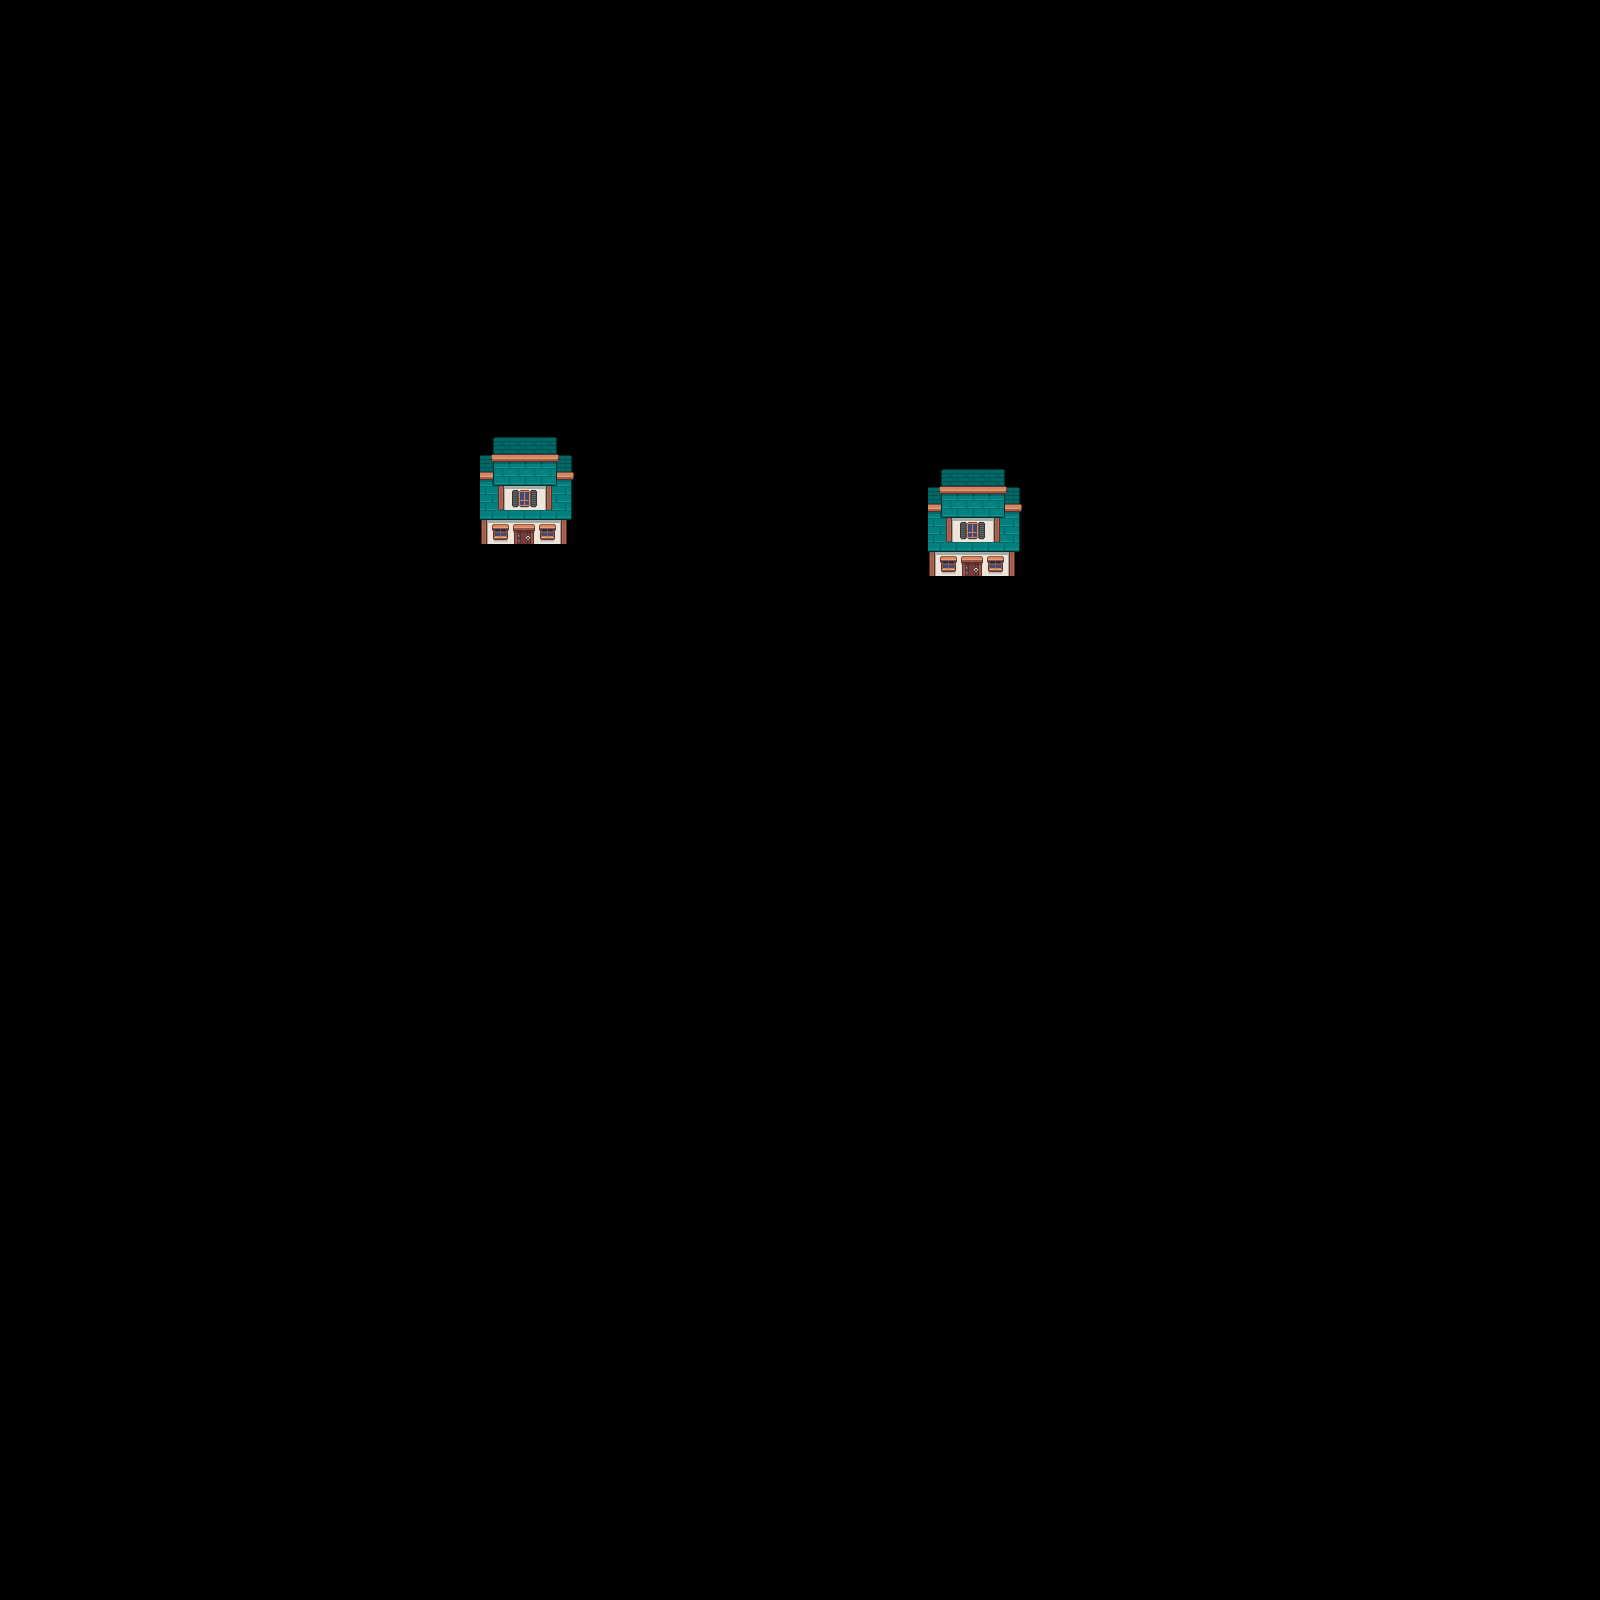

Below is a game level as drawn by its tile map, then a one-line description and the .tmx file that defines it, in full:
An orthogonal 50x50 tile map with 32x32 px tiles, 1 tile layer (Tile Layer 1).

<map version="1.10" tiledversion="1.11.2" orientation="orthogonal" renderorder="right-down" width="50" height="50" tilewidth="32" tileheight="32" infinite="0" nextlayerid="2" nextobjectid="1">
 <tileset firstgid="1" source="map terrain.tsx" />
 <layer id="1" name="Tile Layer 1" width="50" height="50">
  <data encoding="csv">
0,0,0,0,0,0,0,0,0,0,0,0,0,0,0,0,0,0,0,0,0,0,0,0,0,0,0,0,0,0,0,0,0,0,0,0,0,0,0,0,0,0,0,0,0,0,0,0,0,0,
0,0,0,0,0,0,0,0,0,0,0,0,0,0,0,0,0,0,0,0,0,0,0,0,0,0,0,0,0,0,0,0,0,0,0,0,0,0,0,0,0,0,0,0,0,0,0,0,0,0,
0,0,0,0,0,0,0,0,0,0,0,0,0,0,0,0,0,0,0,0,0,0,0,0,0,0,0,0,0,0,0,0,0,0,0,0,0,0,0,0,0,0,0,0,0,0,0,0,0,0,
0,0,0,0,0,0,0,0,0,0,0,0,0,0,0,0,0,0,0,0,0,0,0,0,0,0,0,0,0,0,0,0,0,0,0,0,0,0,0,0,0,0,0,0,0,0,0,0,0,0,
0,0,0,0,0,0,0,0,0,0,0,0,0,0,0,0,0,0,0,0,0,0,0,0,0,0,0,0,0,0,0,0,0,0,0,0,0,0,0,0,0,0,0,0,0,0,0,0,0,0,
0,0,0,0,0,0,0,0,0,0,0,0,0,0,0,0,0,0,0,0,0,0,0,0,0,0,0,0,0,0,0,0,0,0,0,0,0,0,0,0,0,0,0,0,0,0,0,0,0,0,
0,0,0,0,0,0,0,0,0,0,0,0,0,0,0,0,0,0,0,0,0,0,0,0,0,0,0,0,0,0,0,0,0,0,0,0,0,0,0,0,0,0,0,0,0,0,0,0,0,0,
0,0,0,0,0,0,0,0,0,0,0,0,0,0,0,0,0,0,0,0,0,0,0,0,0,0,0,0,0,0,0,0,0,0,0,0,0,0,0,0,0,0,0,0,0,0,0,0,0,0,
0,0,0,0,0,0,0,0,0,0,0,0,0,0,0,0,0,0,0,0,0,0,0,0,0,0,0,0,0,0,0,0,0,0,0,0,0,0,0,0,0,0,0,0,0,0,0,0,0,0,
0,0,0,0,0,0,0,0,0,0,0,0,0,0,0,0,0,0,0,0,0,0,0,0,0,0,0,0,0,0,0,0,0,0,0,0,0,0,0,0,0,0,0,0,0,0,0,0,0,0,
0,0,0,0,0,0,0,0,0,0,0,0,0,0,0,0,0,0,0,0,0,0,0,0,0,0,0,0,0,0,0,0,0,0,0,0,0,0,0,0,0,0,0,0,0,0,0,0,0,0,
0,0,0,0,0,0,0,0,0,0,0,0,0,0,0,0,0,0,0,0,0,0,0,0,0,0,0,0,0,0,0,0,0,0,0,0,0,0,0,0,0,0,0,0,0,0,0,0,0,0,
0,0,0,0,0,0,0,0,0,0,0,0,0,0,0,0,0,0,0,0,0,0,0,0,0,0,0,0,0,0,0,0,0,0,0,0,0,0,0,0,0,0,0,0,0,0,0,0,0,0,
0,0,0,0,0,0,0,0,0,0,0,0,0,0,0,43,44,45,0,0,0,0,0,0,0,0,0,0,0,0,0,0,0,0,0,0,0,0,0,0,0,0,0,0,0,0,0,0,0,0,
0,0,0,0,0,0,0,0,0,0,0,0,0,0,0,84,85,86,0,0,0,0,0,0,0,0,0,0,0,43,44,45,0,0,0,0,0,0,0,0,0,0,0,0,0,0,0,0,0,0,
0,0,0,0,0,0,0,0,0,0,0,0,0,0,0,125,126,127,0,0,0,0,0,0,0,0,0,0,0,84,85,86,0,0,0,0,0,0,0,0,0,0,0,0,0,0,0,0,0,0,
0,0,0,0,0,0,0,0,0,0,0,0,0,0,0,166,167,168,0,0,0,0,0,0,0,0,0,0,0,125,126,127,0,0,0,0,0,0,0,0,0,0,0,0,0,0,0,0,0,0,
0,0,0,0,0,0,0,0,0,0,0,0,0,0,0,0,0,0,0,0,0,0,0,0,0,0,0,0,0,166,167,168,0,0,0,0,0,0,0,0,0,0,0,0,0,0,0,0,0,0,
0,0,0,0,0,0,0,0,0,0,0,0,0,0,0,0,0,0,0,0,0,0,0,0,0,0,0,0,0,0,0,0,0,0,0,0,0,0,0,0,0,0,0,0,0,0,0,0,0,0,
0,0,0,0,0,0,0,0,0,0,0,0,0,0,0,0,0,0,0,0,0,0,0,0,0,0,0,0,0,0,0,0,0,0,0,0,0,0,0,0,0,0,0,0,0,0,0,0,0,0,
0,0,0,0,0,0,0,0,0,0,0,0,0,0,0,0,0,0,0,0,0,0,0,0,0,0,0,0,0,0,0,0,0,0,0,0,0,0,0,0,0,0,0,0,0,0,0,0,0,0,
0,0,0,0,0,0,0,0,0,0,0,0,0,0,0,0,0,0,0,0,0,0,0,0,0,0,0,0,0,0,0,0,0,0,0,0,0,0,0,0,0,0,0,0,0,0,0,0,0,0,
0,0,0,0,0,0,0,0,0,0,0,0,0,0,0,0,0,0,0,0,0,0,0,0,0,0,0,0,0,0,0,0,0,0,0,0,0,0,0,0,0,0,0,0,0,0,0,0,0,0,
0,0,0,0,0,0,0,0,0,0,0,0,0,0,0,0,0,0,0,0,0,0,0,0,0,0,0,0,0,0,0,0,0,0,0,0,0,0,0,0,0,0,0,0,0,0,0,0,0,0,
0,0,0,0,0,0,0,0,0,0,0,0,0,0,0,0,0,0,0,0,0,0,0,0,0,0,0,0,0,0,0,0,0,0,0,0,0,0,0,0,0,0,0,0,0,0,0,0,0,0,
0,0,0,0,0,0,0,0,0,0,0,0,0,0,0,0,0,0,0,0,0,0,0,0,0,0,0,0,0,0,0,0,0,0,0,0,0,0,0,0,0,0,0,0,0,0,0,0,0,0,
0,0,0,0,0,0,0,0,0,0,0,0,0,0,0,0,0,0,0,0,0,0,0,0,0,0,0,0,0,0,0,0,0,0,0,0,0,0,0,0,0,0,0,0,0,0,0,0,0,0,
0,0,0,0,0,0,0,0,0,0,0,0,0,0,0,0,0,0,0,0,0,0,0,0,0,0,0,0,0,0,0,0,0,0,0,0,0,0,0,0,0,0,0,0,0,0,0,0,0,0,
0,0,0,0,0,0,0,0,0,0,0,0,0,0,0,0,0,0,0,0,0,0,0,0,0,0,0,0,0,0,0,0,0,0,0,0,0,0,0,0,0,0,0,0,0,0,0,0,0,0,
0,0,0,0,0,0,0,0,0,0,0,0,0,0,0,0,0,0,0,0,0,0,0,0,0,0,0,0,0,0,0,0,0,0,0,0,0,0,0,0,0,0,0,0,0,0,0,0,0,0,
0,0,0,0,0,0,0,0,0,0,0,0,0,0,0,0,0,0,0,0,0,0,0,0,0,0,0,0,0,0,0,0,0,0,0,0,0,0,0,0,0,0,0,0,0,0,0,0,0,0,
0,0,0,0,0,0,0,0,0,0,0,0,0,0,0,0,0,0,0,0,0,0,0,0,0,0,0,0,0,0,0,0,0,0,0,0,0,0,0,0,0,0,0,0,0,0,0,0,0,0,
0,0,0,0,0,0,0,0,0,0,0,0,0,0,0,0,0,0,0,0,0,0,0,0,0,0,0,0,0,0,0,0,0,0,0,0,0,0,0,0,0,0,0,0,0,0,0,0,0,0,
0,0,0,0,0,0,0,0,0,0,0,0,0,0,0,0,0,0,0,0,0,0,0,0,0,0,0,0,0,0,0,0,0,0,0,0,0,0,0,0,0,0,0,0,0,0,0,0,0,0,
0,0,0,0,0,0,0,0,0,0,0,0,0,0,0,0,0,0,0,0,0,0,0,0,0,0,0,0,0,0,0,0,0,0,0,0,0,0,0,0,0,0,0,0,0,0,0,0,0,0,
0,0,0,0,0,0,0,0,0,0,0,0,0,0,0,0,0,0,0,0,0,0,0,0,0,0,0,0,0,0,0,0,0,0,0,0,0,0,0,0,0,0,0,0,0,0,0,0,0,0,
0,0,0,0,0,0,0,0,0,0,0,0,0,0,0,0,0,0,0,0,0,0,0,0,0,0,0,0,0,0,0,0,0,0,0,0,0,0,0,0,0,0,0,0,0,0,0,0,0,0,
0,0,0,0,0,0,0,0,0,0,0,0,0,0,0,0,0,0,0,0,0,0,0,0,0,0,0,0,0,0,0,0,0,0,0,0,0,0,0,0,0,0,0,0,0,0,0,0,0,0,
0,0,0,0,0,0,0,0,0,0,0,0,0,0,0,0,0,0,0,0,0,0,0,0,0,0,0,0,0,0,0,0,0,0,0,0,0,0,0,0,0,0,0,0,0,0,0,0,0,0,
0,0,0,0,0,0,0,0,0,0,0,0,0,0,0,0,0,0,0,0,0,0,0,0,0,0,0,0,0,0,0,0,0,0,0,0,0,0,0,0,0,0,0,0,0,0,0,0,0,0,
0,0,0,0,0,0,0,0,0,0,0,0,0,0,0,0,0,0,0,0,0,0,0,0,0,0,0,0,0,0,0,0,0,0,0,0,0,0,0,0,0,0,0,0,0,0,0,0,0,0,
0,0,0,0,0,0,0,0,0,0,0,0,0,0,0,0,0,0,0,0,0,0,0,0,0,0,0,0,0,0,0,0,0,0,0,0,0,0,0,0,0,0,0,0,0,0,0,0,0,0,
0,0,0,0,0,0,0,0,0,0,0,0,0,0,0,0,0,0,0,0,0,0,0,0,0,0,0,0,0,0,0,0,0,0,0,0,0,0,0,0,0,0,0,0,0,0,0,0,0,0,
0,0,0,0,0,0,0,0,0,0,0,0,0,0,0,0,0,0,0,0,0,0,0,0,0,0,0,0,0,0,0,0,0,0,0,0,0,0,0,0,0,0,0,0,0,0,0,0,0,0,
0,0,0,0,0,0,0,0,0,0,0,0,0,0,0,0,0,0,0,0,0,0,0,0,0,0,0,0,0,0,0,0,0,0,0,0,0,0,0,0,0,0,0,0,0,0,0,0,0,0,
0,0,0,0,0,0,0,0,0,0,0,0,0,0,0,0,0,0,0,0,0,0,0,0,0,0,0,0,0,0,0,0,0,0,0,0,0,0,0,0,0,0,0,0,0,0,0,0,0,0,
0,0,0,0,0,0,0,0,0,0,0,0,0,0,0,0,0,0,0,0,0,0,0,0,0,0,0,0,0,0,0,0,0,0,0,0,0,0,0,0,0,0,0,0,0,0,0,0,0,0,
0,0,0,0,0,0,0,0,0,0,0,0,0,0,0,0,0,0,0,0,0,0,0,0,0,0,0,0,0,0,0,0,0,0,0,0,0,0,0,0,0,0,0,0,0,0,0,0,0,0,
0,0,0,0,0,0,0,0,0,0,0,0,0,0,0,0,0,0,0,0,0,0,0,0,0,0,0,0,0,0,0,0,0,0,0,0,0,0,0,0,0,0,0,0,0,0,0,0,0,0,
0,0,0,0,0,0,0,0,0,0,0,0,0,0,0,0,0,0,0,0,0,0,0,0,0,0,0,0,0,0,0,0,0,0,0,0,0,0,0,0,0,0,0,0,0,0,0,0,0,0
</data>
 </layer>
</map>
